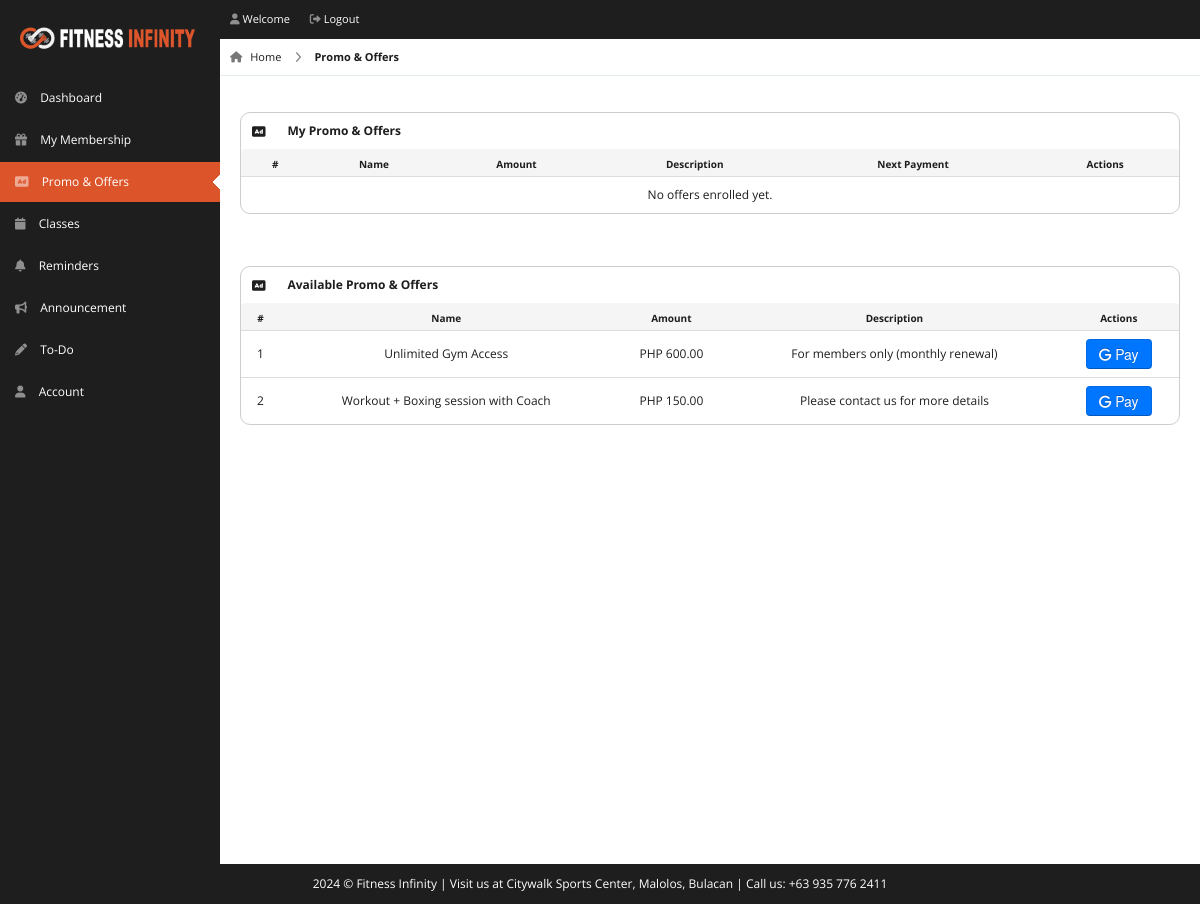
Screenshot of /pages/member/promo-offers.php (signed in) with the database file from the repository.
### tables this page shows
CREATE TABLE `offers` (
  `id` int(11) NOT NULL,
  `name` varchar(100) NOT NULL,
  `amount` decimal(10,2) NOT NULL,
  `duration` varchar(100) NOT NULL,
  `description` varchar(150) DEFAULT NULL,
  `type` varchar(50) DEFAULT NULL
);

### pages/member/promo-offers.php (the view, shortened to what this page needs)
<!DOCTYPE html>
<html lang="en">
<head>
    <link rel="stylesheet" href="../../css/bootstrap.min.css" />
    <link rel="stylesheet" href="../../css/bootstrap-responsive.min.css" />
    <link rel="stylesheet" href="../../css/fullcalendar.css" />
    <link rel="stylesheet" href="../../css/matrix-style.css" />
    <link rel="stylesheet" href="../../css/matrix-media.css" />
    <link rel="stylesheet" href="../../css/jquery.gritter.css" />
    <link rel="stylesheet" href="https://cdnjs.cloudflare.com/ajax/libs/font-awesome/6.0.0/css/all.min.css">
</head>
<body>
    <div id="header">
        <h1><a href="dashboard.html">Fitness Infinity</a></h1>
    </div>
    <?php include 'includes/topheader.php' ?>
    <?php $page = "promo-offers";
    include 'includes/sidebar.php' ?>
    <?php include "dbcon.php";
    $user_id = $_SESSION['user_id'];
    ?>
    <div id="content">
        <div id="content-header">
            <div id="breadcrumb"> <a href="index.php" title="Go to Home" class="tip-bottom"><i class="fas fa-home"></i>
                    Home</a> <a href="promo-offers.php" class="current">Promo & Offers</a> </div>
        </div>
        <div class="container-fluid">
            <div class="row-fluid">
                <div class="span12">
                    <div class='widget-box widget-box-bordered'>
                        <div class='widget-title'> <span class='icon'> <i class='fas fa-rectangle-ad'></i> </span>
                            <h5>My Promo & Offers</h5>
                        </div>
                        <div class='widget-content nopadding'>
                            <?php
                            $qry = "SELECT o.*
                            FROM offers o
                            INNER JOIN user_offers uo ON o.id = uo.offer_id
                            WHERE uo.user_id = '$user_id'";
                            $cnt = 1;
                            $result = mysqli_query($con, $qry);
                            echo "<table class='table table-bordered table-hover'>
                                    <thead>
                                        <tr>
                                        <th>#</th>
                                        <th>Name</th>
                                        <th>Amount</th>
                                        <th>Description</th>
                                        <th>Next Payment</th>
                                        <th>Actions</th>
                                        </tr>
                                    </thead>
                                    <tbody>";
                            if (mysqli_num_rows($result) > 0) {
                                while ($row = mysqli_fetch_array($result)) {
                                    $enrollment_date = new DateTime();
                                    $duration_days = $row['duration'];
                                    $next_payment_date = clone $enrollment_date;
                                    $next_payment_date->modify("+$duration_days days");
                                    $today = new DateTime();
                                    $remaining_days = $today->diff($next_payment_date)->days;
                                    $next_payment_display = $remaining_days > 0 ? $next_payment_date->format('F d, Y') : 'Paid';
                                    echo "
                                        <td><div class='text-center'>" . $cnt . "</div></td>
                                        <td><div class='text-center'>" . $row['name'] . "</div></td>
                                        <td><div class='text-center'>PHP " . $row['amount'] . "</div></td>
                                        <td><div class='text-center'>" . $row['description'] . "</div></td>
                                        <td><div class='text-center'>" . $next_payment_display . "</div></td>
                                        <td><div class='text-center'>";
                                                if ($remaining_days <= 1) {
                                                    echo "<button type='button' class='btn btn-info' disabled> Paid</button>";
                                                } else {
                                                    echo "
                                            <form action='../../others/controllers/payment-controller.php' method='POST'>
                                            <input type='hidden' name='class_id' value=''>
                                                <input type='hidden' name='user_id' value='" . $user_id . "'>
                                                <input type='hidden' name='offer_id' value='" . $row['id'] . "'>
                                                <input type='hidden' name='amount' value='" . $row['amount'] . "'>
                                                <input type='hidden' name='description' value='Membership payment for " . $user_id . "'>
                                                <input type='hidden' name='url' value='pay-offers'>
                                                <button type='submit' class='btn btn-info'>
                                                    <i class='fas fa-g'></i> Renew
                                                </button>
                                            </form>";
                                                }
                                    echo " </div></td>
                                    </tbody>";
                                    $cnt++;
                                }
                            } else {
                                echo "<tr>
                                <td colspan='6'>
                                <div class='text-center'>
                                    No offers enrolled yet.
                                </div>
                                </td>
                                </tr>";
                            }
                            echo "</tbody></table>";
                            ?>
                        </div>
                    </div>
                    <br>
                    <div class='widget-box widget-box-bordered'>
                        <div class='widget-title'> <span class='icon'> <i class='fas fa-rectangle-ad'></i> </span>
                            <h5>Available Promo & Offers</h5>
                        </div>
                        <div class='widget-content nopadding'>
                            <?php
                            include "dbcon.php";
                            $user_qry = "SELECT * FROM members WHERE user_id = '$user_id'";
                            $user_result = mysqli_query($con, $user_qry);
                            $user_row = mysqli_fetch_assoc($user_result);
                            $member_type = $user_row['type'];
                            $user_status = $user_row['status'];
                            $qry1 = "select * from offers";
                            $result1 = mysqli_query($con, $qry1);
                            echo "<table class='table table-bordered table-hover'>
                            <thead>
                                <tr>
                                <th>#</th>
                                <th>Name</th>
                                <th>Amount</th>
                                <th>Description</th>
                                <th>Actions</th>
                                </tr>
                            </thead>";
                            $cnt = 1;
                            while ($row = mysqli_fetch_array($result1)) {
                                $allowed_types = $row['type'];
                                $is_allowed = empty($allowed_types) || in_array($member_type, explode(',', $allowed_types));
                                $is_regular = strpos($allowed_types, 'Regular') !== false;
                                echo "<tbody>
                            <td><div class='text-center'>" . $cnt . "</div></td>
                            <td><div class='text-center'>" . $row['name'] . "</div></td>
                            <td><div class='text-center'>PHP " . $row['amount'] . "</div></td>
                            <td><div class='text-center'>" . $row['description'] . "</div></td>
                            <td><div class='text-center'>";
                                if ($user_status === 'Pending' && $is_regular) {
                                    echo "<button type='button' class='btn btn-secondary tip-bottom' disabled
                                title='Your membership is pending. Regular offers are unavailable for pending payment.'>
                                Not Eligible
                            </button>";
                                } else if ($is_allowed) {
                                    echo "
                                    <form action='../../others/controllers/payment-controller.php' method='POST'>
                                            <input type='hidden' name='class_id' value=''>
                                        <input type='hidden' name='user_id' value='" . $user_id . "'>
                                        <input type='hidden' name='offer_id' value='" . $row['id'] . "'>
                                        <input type='hidden' name='amount' value='" . $row['amount'] . "'>
                                        <input type='hidden' name='url' value='pay-offers'>
                                        <input type='hidden' name='description' value='Membership payment for " . $user_id . "'>
                                        <button type='submit' class='btn btn-info btn'>
                                            <i class='fas fa-g'></i> Pay
                                        </button>
                                    </form>";
                                } else {
                                    echo "<button type='button' class='btn btn-secondary' disabled>Not Eligible</button>";
                                }
                                echo "</div></td></tbody>";
                                $cnt++;
                            }
                            ?>
                            </table>
                        </div>
                    </div>
                </div>
            </div>
        </div>
    </div>
    <div class="row-fluid">
        <div id="footer" class="span12"> <?php echo date("Y"); ?> &copy; Fitness Infinity | Visit us at Citywalk Sports
            Center, Malolos, Bulacan | Call us: +63 935 776 2411</a> </div>
    </div>
</body>
</html>

### css/matrix-style.css (style rules this page uses)
* { outline: none !important; -moz-outline: none !important; }
html, body { height: 100%; }
body { overflow-x: hidden; margin-top: -10px; font-family: "Open Sans", sans-serif; font-size: 12px; color: #1e1e1e; }
a { color: #666; }
select, textarea, input[type="text"], input[type="password"], input[type="datetime"], input[type="datetime-local"], input[type="date"], input[type="month"], input[type="time"], input[type="week"], input[type="number"], input[type="email"], input[type="url"], input[type="search"], input[type="tel"], input[type="color"], .uneditable-input, .label, .dropdown-menu, .btn, .well, .progress, .table-bordered, .btn-group>.btn:first-child, .btn-group>.btn:last-child, .btn-group>.btn:last-child, .btn-group>.dropdown-toggle, .alert { border-radius: 4px; }
.btn, textarea, input[type="text"], input[type="password"], input[type="datetime"], input[type="datetime-local"], input[type="date"], input[type="month"], input[type="time"], input[type="week"], input[type="number"], input[type="email"], input[type="url"], input[type="search"], input[type="tel"], input[type="color"], .uneditable-input { box-shadow: none; }
.progress, .progress-success .bar, .progress .bar-success, .progress-warning .bar, .progress .bar-warning, .progress-danger .bar, .progress .bar-danger, .progress-info .bar, .progress .bar-info, .btn, .btn-primary { background-image: none; }
#footer { padding: 10px; text-align: center; }
#header { height: 77px; position: relative; width: 100%; z-index: -9; }
#header h1 { background: url("../img/logo.png") no-repeat scroll 0 0 transparent; background-size: contain; height: 31px; left: 20px; line-height: 600px; overflow: hidden; position: relative; top: 26px; width: 175px; }
#header h1 a { display: block; }
#content { background: none repeat scroll 0 0 #fff; margin-left: 220px; margin-right: 0; padding-bottom: 25px; position: relative; min-height: 100%; width: auto; }
#content-header { position: abslute; width: 100%; margin-top: -38px; z-index: 20; }
.container-fluid .row-fluid:first-child { margin-top: 20px; }
#breadcrumb { background-color: #fff; border-bottom: 1px solid #e3ebed; }
#breadcrumb a { padding: 8px 20px 8px 10px; display: inline-block; background-image: url("../img/breadcrumb.png"); background-position: center right; background-repeat: no-repeat; font-size: 11px; color: #1e1e1e; }
#breadcrumb a:last-child { background-image: none; }
#breadcrumb a.current { font-weight: bold; color: #1e1e1e; }
#breadcrumb a i { margin-right: 5px; opacity: 0.6; }
.widget-box { background: none repeat scroll 0 0 #fff; border-radius: 10px; clear: both; margin-top: 16px; margin-bottom: 16px; position: relative; }
.widget-box-bordered { border: 1px solid #cdcdcd; }
.widget-title, .modal-header, .table th, div.dataTables_wrapper .ui-widget-header { height: 36px; }
.widget-title span.icon { padding: 9px 10px 7px 11px; float: left; }
.widget-title h5 { color: #1e1e1e; float: left; font-size: 12px; font-weight: bold; padding: 12px; line-height: 12px; margin: 0; }
.widget-content { padding: 15px; }
.table th { height: auto; font-size: 10px; padding: 5px 10px 2px; border-bottom: 0; text-align: center; color: #1e1e1e; }
.nopadding { padding: 0 !important; }
.nopadding .table { margin-bottom: 0; }
.nopadding .table-bordered { border: 0; }
form { margin-bottom: 0; }
#footer { color: #fff; }

### css/matrix-media.css (style rules this page uses)
body { background: #1e1e1e; }
#header { background-color: #1e1e1e; margin-top: 10px; }

### rows the page displays
offers: name "Unlimited Gym Access", amount "600.00", description "For members only (monthly renewal)"
offers: name "Workout + Boxing session with Coach", amount "150.00", description "Please contact us for more details"
